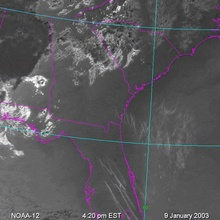
%> input picture NASA space app challenge/figure1.jpg, 220 x 220 px, shrunk from 640 x 640 before the run, given in place of us, which was not available
$ octave ContrailsR.m   (GNU Octave 9; MATLAB toolbox functions it lacks are replaced by stand-ins)
%> lines starting %> are read from the running program, lines starting %| are printed output that depends on the picture; in (x1, y1, x2, y2) boxes, pixels count from 0 and x2, y2 are one past the last pixel; in counts of white or black regions, pixels touching at a corner belong together; the program's own positions count from 1; long printed decimals are rounded; pictures that were not available may be replaced by others from this repository, and a replacement may not be noted
%%%%%%%%%%%%%%%%%%%%%%%%%%%%%%%%%%%%%%%%%%%%%%%%%%%%%%%%%%
% Find jet contrails in the image
%%%%%%%%%%%%%%%%%%%%%%%%%%%%%%%%%%%%%%%%%%%%%%%%%%%%%%%%%%

diary figure4.jpg

close all;

%set up input and output
filename = 'figure4.jpg';
input_path = strcat('res/',filename);
outout_path = strcat('rst/',filename);

% read the original image and get the size of image
I = imread(path);
%> I is the input picture: size 220x220x3 uint8; mean R, G, B 89.7, 88.1, 91
figure
imshow(I,[]);
title('Original Colour Image');

%grayscale
I=rgb2gray(I);
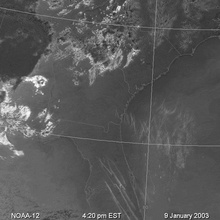
%> I: size 220x220 uint8; min 32, max 255, mean 88.9
figure
imshow(I);
title('Original Grayvalue Image')

% trial and error canny thresholds
image=edge(I,'canny',[0.06,0.065]);
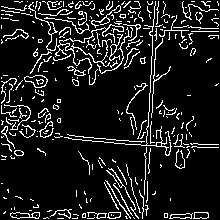
%> image: size 220x220 logical; 11.3% white in thin lines or dots
figure
imshow(image,[]);
title('Original Canny Edgels');

%===========================================================
% The idea is to delete points that don't roughly lie
% on a line, in neighbourhoods of size 2*s+1 about
% each pixel. Of course, border pixels within s-1 of a border
% will not get values (we set these to zero).
% The equation of a line y=mx+b does not lend itself to
% vertical lines as m is infinity here. So we consider
% line at <= 45 degrees (|m| <= 1) and lines greater than 45% (|m|>1)
% We need to consider |.| as m can be negative as well.
% if |m| > 1 we use (y-b)/m=x as the equation of the line).

% need to set image, s, threshold
% set threshold to 0 at first and examine all r values

new_image=zeros(size(image),'double'); % all white
r_values=zeros(size(image),'double'); % all zero initially

% set s, the border width
s=7;

WHITE=1;

[cols,rows]=size(I);
%> cols = 220; rows = 220


side_length=2*s+1;
x_coords=zeros(side_length*side_length,1,'double');
y_coords=zeros(side_length*side_length,1,'double');

%%%%% Loop %%%%%
for x=1+s:cols-s
for y=1+s:rows-s
    if((mod(x,5)==0) && y==s+1)
       fprintf('Line %d processed\n',x-1);
    end

% number of edgels at (x,y) whose neighbourhood are insufficient for computing a line
num_no_lines=0;

if(image(x,y)==WHITE) % pixel (x,y) is an edgel
% for each x,y that is edgel do the following
% step 1: setup equation for line in the square centered at (x,y)
no_pts=0;
for i=x-s:x+s
for j=y-s:y+s
    if(image(i,j)==WHITE)
        no_pts=no_pts+1;
        x_coords(no_pts)=i;
        y_coords(no_pts)=j;
    end % if
end % j
end % i

% step 2: compute line
r=0;
if(no_pts>side_length) % at least 1 line of data coordinates in the square
     m=polyfit(x_coords(1:no_pts),y_coords(1:no_pts),1);
     % step 3: depending on slope compute line
     % as y=mx+b or x=(y-b)/m. Check how well
     % predicted and observed x,y fit
     if(abs(m(1)) < 1) % <=45 degrees or >=-45 degrees
        % compute residual r as difference between measured
        % and computed y coordinates.
        r=y_coords(1:no_pts)-polyval(m,x_coords(1:no_pts));
        r=sqrt(sum(r.*r)); % r was an array, no a single number
     else % >45 degrees or <-45 degrees
        % compute residual r as difference between measured
        % and computed x coordinates.
        mp(1)=1.0/m(1);
        mp(2)=-m(2)/m(1);
        r=x_coords(1:no_pts)-polyval(mp,y_coords(1:no_pts));
        r=sqrt(sum(r.*r));
     end % if
     r_values(x,y)=r; % save these as we need them to determine threshold
else
     num_no_lines=num_no_lines+1;
end % if(no_pts>2*side_length)
end % if(image(x,y)==BLACK)
end % y
end % x
%> this loop made 206 passes
%| Line 9 processed
%| Line 14 processed
%| Line 19 processed
%| Line 24 processed
%| Line 29 processed
%| Line 34 processed
%| Line 39 processed
%| Line 44 processed
%> (further printed lines are left out)
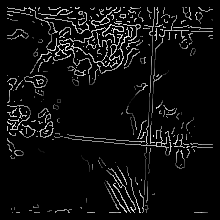
%> r_values: size 220x220 double; min 0, max 40.55, mean 2.4; drawn with min black and max white
%> after the loop, m = [0.00993 203.5]; mp = [-0.951 285]; no_pts = 22; r = 12.91; x_coords = 225 values, max 219 at index 18, min 0 at index 78, mean 70.81; y_coords = 225 values, max 209 at index 10, min 0 at index 78, mean 57.4


% Determine good threshold as p percent of non-zero r_values
non_zero_r=r_values(:);
r_coords=find(non_zero_r~=0);
%> r_coords = 4507 values from 1548 to 46788
% find non zero r values
non_zero_r=non_zero_r(r_coords);
%> non_zero_r = 4507 values, max 40.55 at index 1260, min 2.39 at index 2885, mean 25.27
non_zero_r=sort(non_zero_r(:));
%> non_zero_r = 4507 values from 2.39 to 40.55
% determine the threshold as p percent of r values
% For any p value in [0,100] compute the threshold
% to get p percent of points
p=15;
threshold=non_zero_r(cast(numel(non_zero_r)*(p/100),'int32'));
%> threshold = 17.28

figure
histogram(non_zero_r(:),51);
title(['threshold=' num2str(threshold) ' p=' num2str(p)])
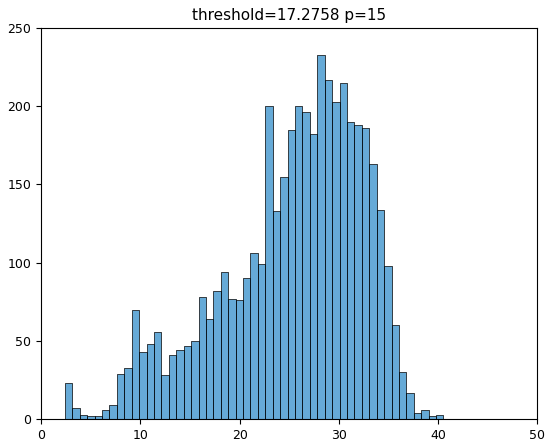
%> figure redrawn from the program's plot data; tallest bar 233 high, from x = 27.83 to 28.58


% if good fit same the point in the new image, otherwise leave it black
try
for x=s+1:cols-s
for y=s+1:rows-s
   if(r_values(x,y) < threshold && r_values(x,y)~=0)
     new_image(x,y)=WHITE;
   end % if
end % y
end % x
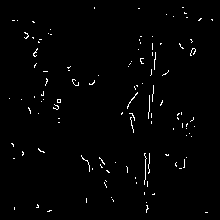
%> new_image: size 220x220 double; values 0 (black) and 1 (white), 1.4% white in thin lines or dots, all inside (x1, y1, x2, y2) = (9, 7, 213, 213)
catch
fprintf('Subscript error occurs here: x=%d y=%d\n',x,y);
end

new_image = medfilt2(new_image,[3,3]);
%> new_image: size 220x220 double; values 0 (black) and 1 (white), 0.13% white in thin lines or dots, all inside (x1, y1, x2, y2) = (12, 19, 201, 210)


figure
imshow(new_image,[])
title('Thresholded Hough transform points');

fprintf('threshold=%f\n',threshold);
%| threshold=17.276
fprintf('number of edgel positions with no lines=%d\n',num_no_lines);
%| number of edgel positions with no lines=0
fprintf('number of non-zero residual values=%d\n',numel(non_zero_r));
%| number of non-zero residual values=4507
fprintf('number of image pixels=%d\n',size(image,1)*size(image,2));
%| number of image pixels=48400


%figure
[H,T,R] = hough(new_image);
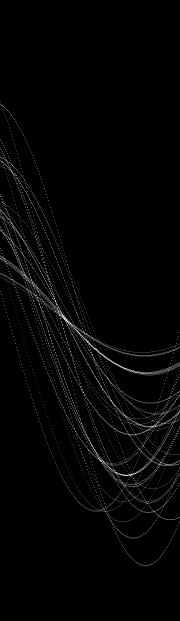
%> H: size 621x180 double; min 0, max 6, mean 0.0998; drawn with min black and max white
%> T = 180 values from -90 to 89; R = 621 values from -310 to 310
P  = houghpeaks(H,10,'threshold',ceil(0.7*max(H(:))));
%> P = [299 55; 317 64; 321 67; 324 71; 334 80; 342 88; 354 101; 357 105; 476 131; 172 12]


% Find lines and plot them
lines = houghlines(new_image,T,R,P,'FillGap',200,'MinLength',50);
%> lines = 7 lines; point1 to point2 (x, y): (84, 159) to (201, 20), (35, 53) to (40, 151), (13, 145) to (36, 52), (13, 145) to (104, 163), (59, 101) to (104, 164), (27, 38) to (59, 102), (27, 34) to (48, 81)
figure(result), imshow(I), hold on
for k = 1:length(lines)
   fPoint = lines(k).point1;
   sPoint = lines(k).point2;
   xy = [fPoint; sPoint];
   plot(xy(:,1),xy(:,2),'LineWidth',2,'Color','green');

   % Plot beginnings and ends of lines
   plot(xy(1,1),xy(1,2),'+','LineWidth',2,'Color','yellow');
   plot(xy(2,1),xy(2,2),'+','LineWidth',2,'Color','red');

end
%> this loop made 7 passes
%> xy on passes 1 to 7: [59 101; 104 164], [27 38; 59 102], [27 34; 48 81], [35 53; 40 151], [13 145; 36 52], [84 159; 201 20], [13 145; 104 163]
title('Final output');
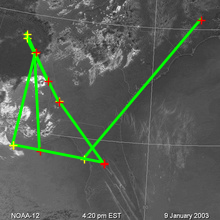
%> figure redrawn from the program's plot data; its title reads 'Final output'
saveas(figure(result), fullfile(output_path), 'jpeg');
%> (this line was passed over: result is not available in this run)

diary off

$ run again, on NASA space app challenge/figure2.jpg
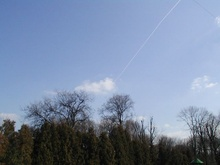
%> input picture NASA space app challenge/figure2.jpg, 220 x 165 px, shrunk from 640 x 480 before the run, given in place of us, which was not available
%> I is the input picture: size 165x220x3 uint8; mean R, G, B 120.3, 136.1, 162.4
%> I: size 165x220 uint8
%> image: size 165x220 logical; 7.9% white in thin lines or dots
%> the loop `for x=1+s:cols-s` made 151 passes
%| Line 9 processed
%| Line 14 processed
%| Line 19 processed
%| Line 24 processed
%| Line 29 processed
%> (further printed lines are left out)
%> after the loop `for x=1+s:cols-s`:
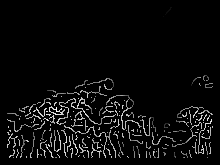
%> r_values: size 165x220 double; min 0, max 40.54, mean 1.8; drawn with min black and max white
%> after the loop `for x=1+s:cols-s`: m = [-0.152 229.7]; mp = [-0.679 267.1]; no_pts = 36; r = 19.31; x_coords = 225 values, max 164 at index 33, min 0 at index 79, mean 53.24; y_coords = 225 values, max 218 at index 68, min 0 at index 79, mean 50.56
%> r_coords = 2446 values from 1269 to 35108
%> `non_zero_r=non_zero_r(r_coords);`: non_zero_r = 2446 values, max 40.54 at index 571, min 1.71 at index 1936, mean 26.52
%> `non_zero_r=sort(non_zero_r(:));`: non_zero_r = 2446 values from 1.71 to 40.54
%> threshold = 20.17
%| threshold=20.168
%| number of edgel positions with no lines=0
%| number of non-zero residual values=2446
%| number of image pixels=36300
%> T = 180 values from -90 to 89; R = 549 values from -274 to 274
%> P = [297 46; 337 107; 420 125; 412 130; 405 134; 311 51; 251 72; 276 82; 283 85; 293 89]
%> lines = 3 lines; point1 to point2 (x, y): (102, 110) to (171, 9), (111, 80) to (186, 155), (112, 81) to (171, 9)
%> the loop `for k = 1:length(lines)` made 3 passes
%> xy on passes 1 to 3: [111 80; 186 155], [102 110; 171 9], [112 81; 171 9]
%> `title('Final output');`:
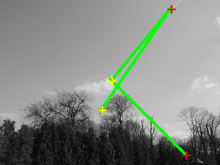
%> figure redrawn from the program's plot data; its title reads 'Final output'

$ run again, on NASA space app challenge/figure3.jpg
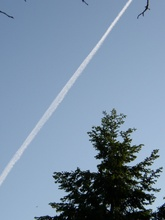
%> input picture NASA space app challenge/figure3.jpg, 165 x 220 px, shrunk from 1488 x 1984 before the run, given in place of us, which was not available
%> I is the input picture: size 220x165x3 uint8; mean R, G, B 120.5, 141.8, 164.1
%> I: size 220x165 uint8
%> image: size 220x165 logical; 6.4% white in thin lines or dots
%> the loop `for x=1+s:cols-s` made 206 passes
%| Line 9 processed
%| Line 14 processed
%| Line 19 processed
%| Line 24 processed
%| Line 29 processed
%> (further printed lines are left out)
%> after the loop `for x=1+s:cols-s`:
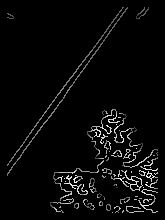
%> r_values: size 220x165 double; min 0, max 37.11, mean 1.3; drawn with min black and max white
%> after the loop `for x=1+s:cols-s`: m = [-0.145 186.9]; mp = [-0.965 324.3]; no_pts = 39; r = 26.52; x_coords = 225 values, max 219 at index 34, min 0 at index 74, mean 68.83; y_coords = 225 values, max 164 at index 43, min 0 at index 74, mean 42.73
%> r_coords = 2102 values from 1554 to 34752
%> `non_zero_r=non_zero_r(r_coords);`: non_zero_r = 2102 values, max 37.11 at index 1417, min 7.47 at index 1314, mean 23.28
%> `non_zero_r=sort(non_zero_r(:));`: non_zero_r = 2102 values from 7.47 to 37.11
%> threshold = 15.4
%| threshold=15.402
%| number of edgel positions with no lines=0
%| number of non-zero residual values=2102
%| number of image pixels=36300
%> `[H,T,R] = hough(new_image);`:
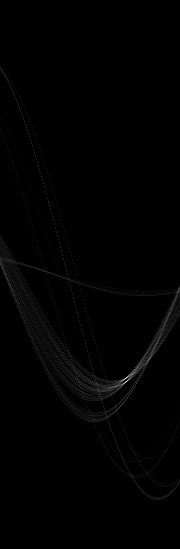
%> H: size 549x180 double; min 0, max 24, mean 0.2; drawn with min black and max white
%> T = 180 values from -90 to 89; R = 549 values from -274 to 274
%> P = [379 126]
%> lines = empty struct
